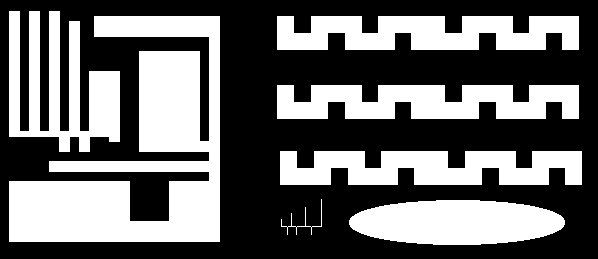
#> input picture 11_Image_indexation/data/ccl1.png, 598 x 259 px
$ jupyter execute Task_11_1_Image_indexation.ipynb   (shell and % lines are left out)
#> lines starting #> are read from the running program, lines starting #| are printed output that depends on the picture; after the words box and inside, x2 and y2 are one past the last pixel; in counts of white or black regions, pixels touching at a corner belong together
### 11_Image_indexation/labs/display_util.py
import numpy as np
import matplotlib.pyplot as plt

# [25 lines left out: functions images_with_histograms, images, not called in this run]

def images_diff(first_image, second_image):
    return np.abs(first_image - second_image)

def image(image, title, with_hist=False, size=(12, 12)):
    plt.style.use('dark_background')
    fig = plt.figure(figsize=size)
    fig.suptitle(title, fontsize = 25)
    ax1 = fig.add_subplot(121 if with_hist else 111)
    ax1.imshow(image, 'gray')
    ax1.set_title("image")

    if with_hist:
        ax2 = fig.add_subplot(122)
        ax2.hist(image.ravel(), 256, [0,256], color = '#9E7CC1')
        ax2.set_title("histogram")
    plt.show()

### 11_Image_indexation/labs/Task_11_1_Image_indexation.ipynb
# Task 11.1. Image indexation
---
***Author: Piotr Skalski***

## 1. Imports

[cell 1]
import numpy as np
import cv2
import os
import pprint
from tqdm import tqdm

import display_util

import matplotlib.pyplot as plt
import matplotlib.image as mpimg

## 2. Primary settings

[cell 2]
SOURCE_DIR = "./../data/"
IMAGE_NAME = "ccl1.png"

## 3. Loading images

[cell 3]
# building path to file
image_path = os.path.join(SOURCE_DIR, IMAGE_NAME)
# loading files
image = cv2.imread(image_path, 0)
#> image: shape (259, 598); 41.1% white; 7 white regions, largest, box (x1, y1, x2, y2) and area: (9, 16, 220, 242) 23561, (9, 11, 120, 152) 8081, (277, 16, 579, 50) 8024

[cell 4]
display_util.image(image, IMAGE_NAME, size=(14,7))

## 4. Basic indexation implementation

[cell 5]
def get_neighborhood(point):
    return [
        (point[0] - 1, point[1] - 1),
        (point[0] - 1, point[1]),
        (point[0] - 1, point[1] + 1),
        (point[0], point[1] - 1)
    ]

[cell 6]
def get_min_and_max_of_list(numbers_list):
    numbers_array = np.array(numbers_list)
    numbers_array = np.ma.masked_equal(numbers_array, 0.0, copy=False)
    return numbers_array.min(), numbers_array.max()

[cell 7]
def indexation(input_image):
    image = np.copy(input_image)
    image_height, image_width = image.shape
#> image_height = 259; image_width = 598
    current_label = 1
    for row_index in range(1, image_height - 1):
        for column_index in range(1, image_width - 1):
            if image[row_index, column_index] != 0:
                neighbors_indexes = get_neighborhood((row_index, column_index))
                neighbors_values = [image[neighbor_point_index] for neighbor_point_index in neighbors_indexes]

                if sum(neighbors_values) == 0:
                    image[row_index, column_index] = current_label
                    current_label += 1
                else:
                    label_min, label_max = get_min_and_max_of_list(neighbors_values)
                    if (label_min == label_max):
                        image[row_index, column_index] = label_min
                    else:
                        image[row_index, column_index] = label_min
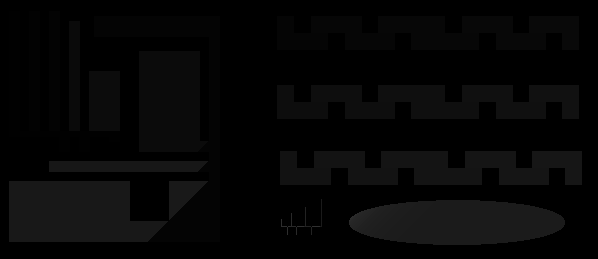
#> image: shape (259, 598); min 0, max 48, mean 6.1


    print("current_label: " + str(current_label))
#| current_label: 49
    return(image)

[cell 8]
image_out = indexation(image)

## 5. Results analysis

### 5.1 Obtained results

[cell 9]
fig = plt.figure(figsize=(14, 7))
plt.imshow(image_out, 'rainbow')

### 5.2. Expected results

[cell 10]
SOURCE_DIR = "./../data/"
IMAGE_NAME = "ccl1Result.png"
image_path = os.path.join(SOURCE_DIR, IMAGE_NAME)
fig = plt.figure(figsize=(14, 7))
plt.imshow(mpimg.imread(image_path))
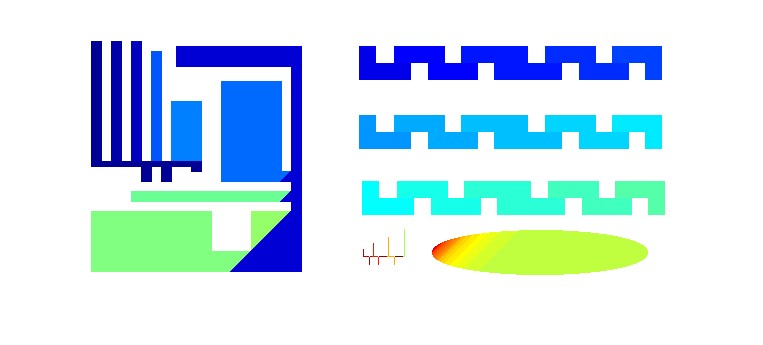
#> input picture 11_Image_indexation/data/ccl1Result.png, 763 x 345 px

## 6. Indexation with union implementation

[cell 11]
def root(index, union_table):
    current_root = index
    while union_table[current_root] != current_root:
        current_root = union_table[current_root]
    return current_root

[cell 12]
def get_lut(union_table):
    lut = union_table[:]
    for i in range(len(lut)):
        lut[i] = root(i, union_table)
    return lut

[cell 13]
def indexation_with_union(input_image):
    image = np.copy(input_image)
    image_height, image_width = image.shape
    union_table = list(range(100))
    current_label = 1

    # FIRST PASS

    for row_index in range(1, image_height - 1):
        for column_index in range(1, image_width - 1):
            if image[row_index, column_index] != 0:
                neighbors_indexes = get_neighborhood((row_index, column_index))
                neighbors_values = [image[neighbor_point_index] for neighbor_point_index in neighbors_indexes]

                if sum(neighbors_values) == 0:
                    image[row_index, column_index] = current_label
                    current_label += 1
                else:
                    label_min, label_max = get_min_and_max_of_list(neighbors_values)
                    if (label_min == label_max):
                        image[row_index, column_index] = label_min
                    else:
                        image[row_index, column_index] = label_min
                        union_table[label_min] = label_max

    lut = get_lut(union_table)
#> the loop in get_lut, `for i in range(len(lut)):` made 100 passes

    # SECOND PASS

    for row_index in range(1, image_height - 1):
        for column_index in range(1, image_width - 1):
            if image[row_index, column_index] != 0:
                image[row_index, column_index] = lut[image[row_index, column_index]]

    print("current_label: " + str(current_label))
#| current_label: 49
    return(image)

[cell 14]
image_out_union = indexation_with_union(image)

[cell 15]
fig = plt.figure(figsize=(14, 7))
plt.imshow(image_out_union, 'rainbow')

## 7. My idea for indexation implementation

[cell 16]
def update_union_table(min_label, max_label, union_table):
    union_table_out = []
    sets_to_marge = []
    for union_set in union_table:
        if min_label in union_set or max_label in union_set:
            union_set.add(min_label)
            union_set.add(max_label)
            sets_to_marge.append(union_set)
        else:
            union_table_out.append(union_set)

    if len(sets_to_marge) == 0:
        return union_table_out
    if len (sets_to_marge) == 1:
        union_table_out.append(sets_to_marge[0])
        return union_table_out
    else:
        last_set = sets_to_marge[0]
        for i in range(1, len(sets_to_marge)):
            last_set = last_set.union(sets_to_marge[i])
        union_table_out.append(last_set)
        return union_table_out

[cell 17]
def get_lut_from_set(union_table):
    lut = list(range(100))
    for set_index, union_set in enumerate(union_table):
        print(union_set)
        union_list = list(union_set)
        for element in union_list:
            lut[element] = set_index + 1
    return lut

[cell 18]
def indexation_with_sets(input_image):
    image = np.copy(input_image)
    image_height, image_width = image.shape
    union_table = []
    current_label = 1

    # FIRST PASS

    for row_index in range(1, image_height - 1):
        for column_index in range(1, image_width - 1):
            if image[row_index, column_index] != 0:
                neighbors_indexes = get_neighborhood((row_index, column_index))
                neighbors_values = [image[neighbor_point_index] for neighbor_point_index in neighbors_indexes]

                if sum(neighbors_values) == 0:
                    image[row_index, column_index] = current_label
                    union_table.append(set([current_label]))
                    current_label += 1
                else:
                    label_min, label_max = get_min_and_max_of_list(neighbors_values)
                    if (label_min == label_max):
                        image[row_index, column_index] = label_min
                    else:
                        image[row_index, column_index] = label_min
                        union_table = update_union_table(label_min, label_max, union_table)

    lut = get_lut_from_set(union_table)
#> the loop in get_lut_from_set, `for set_index, union_set in enumerate(union_table):` made 7 passes
#| {5, 6, 7, 8, 9}
#| {16, 17, 13, 14, 15}
#| {1, 2, 3, 10, 12}
#| {18, 19, 20, 21, 22}
#| {34, 41, 45, 46, 47, 48, 26}
#| {27, 28, 29, 30, 31, 32, 33, 35, 36, 37, 38, 39, 40, 42, 43, 44}
#| {4, 23, 24, 25, 11}

    # SECOND PASS

    for row_index in range(1, image_height - 1):
        for column_index in range(1, image_width - 1):
            if image[row_index, column_index] != 0:
                image[row_index, column_index] = lut[image[row_index, column_index]]
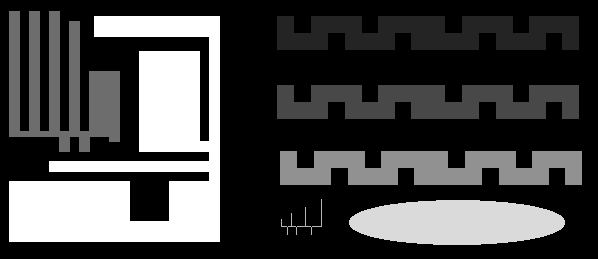
#> image: shape (259, 598); min 0, max 7, mean 1.89; drawn with min black and max white

    print("current_label: " + str(current_label))
#| current_label: 49
    return(image)
